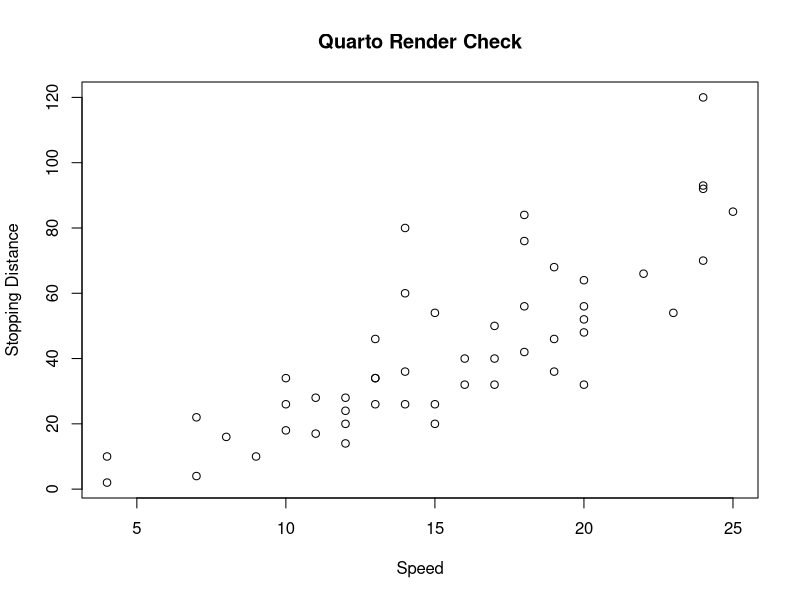

Generate this figure with R:
## ---- chunk 1
#| label: q01-data
library(tidyverse)
library(broom)

net_data <- read_csv("net_data.csv")

# Your code here
## ---- chunk 2
#examine data structure
glimpse(net_data)

#checking for missing values
net_data %>% 
  map(is.na) %>% 
  map(sum)

#counting values in 'net'
net_data %>%
  count(net)
## ---- chunk 3
#| label: q03-unadjusted
# Your code here
## ---- chunk 4
#| label: q06-propensity
# Your code here
## ---- chunk 5
#| label: q07-weights
# Your code here
## ---- chunk 6
#| label: q08-overlap
# Your code here
## ---- chunk 7
#| label: q09-weight-diagnostics
# Your code here
## ---- chunk 8
#| label: q10-effect
# Your code here
## ---- chunk 9
#| label: render-check
#| echo: true

plot(
  cars,
  main = "Quarto Render Check",
  xlab = "Speed",
  ylab = "Stopping Distance"
)
## ---- chunk 10
#| label: session
sessionInfo()
